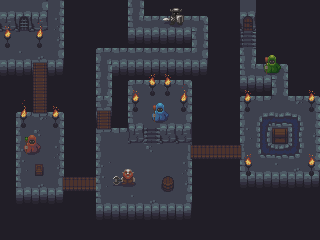

The image is a tile-based game level rendered from a .tmx file. Its description and source (layers, tilesets, objects; grid data summarised) follow:
An orthogonal 20x15 tile map with 16x16 px tiles, 6 tile layers (Background, Geometry, Geometry2, Bridges, ...), 1 hidden layer not drawn and 16 objects (12x Emitter, bridge4, bridge3, bridge2, bridge1).

<map version="1.0" orientation="orthogonal" renderorder="right-down" width="20" height="15" tilewidth="16" tileheight="16" backgroundcolor="#1e1b23" nextobjectid="22">
 <properties>
  <property name="frameColor" type="color" value="#ff63a4b2" />
  <property name="gridColor" type="color" value="#ff80d1e2" />
  <property name="maxZoom" type="float" value="3.25" />
  <property name="minZoom" type="float" value="0.3" />
  <property name="tileOverlap" type="float" value="3" />
  <property name="worldScale" type="float" value="1.75" />
 </properties>
 <tileset firstgid="1" name="ortho4-16x16" tilewidth="16" tileheight="16" tilecount="552" columns="23">
  <image source="ortho4-16x16.png" trans="5e81a2" width="368" height="384" />
  <terraintypes>
   <terrain name="Stone" tile="39" />
  </terraintypes>
  <tile id="11">
   <properties>
    <property name="type" value="stairs" />
   </properties>
  </tile>
  <tile id="12">
   <properties>
    <property name="type" value="stairs" />
   </properties>
  </tile>
  <tile id="15" terrain=",,,0" />
  <tile id="16" terrain=",,0,0" />
  <tile id="17" terrain=",,0," />
  <tile id="34" terrain="0,0,0," />
  <tile id="35" terrain="0,0,,0" />
  <tile id="36">
   <properties>
    <property name="type" value="stairs" />
   </properties>
  </tile>
  <tile id="38" terrain=",0,,0" />
  <tile id="39" terrain="0,0,0,0" />
  <tile id="40" terrain="0,,0," />
  <tile id="57" terrain="0,,0,0" />
  <tile id="58" terrain=",0,0,0" />
  <tile id="59">
   <properties>
    <property name="type" value="stairs" />
   </properties>
  </tile>
  <tile id="61" terrain=",0,," />
  <tile id="62" terrain="0,0,," />
  <tile id="63" terrain="0,,," />
  <tile id="102">
   <properties>
    <property name="type" value="chest" />
   </properties>
  </tile>
  <tile id="104">
   <properties>
    <property name="breakable" type="bool" value="true" />
    <property name="type" value="chest" />
   </properties>
  </tile>
  <tile id="148">
   <properties>
    <property name="type" value="bridge" />
   </properties>
  </tile>
  <tile id="173">
   <properties>
    <property name="type" value="fire" />
   </properties>
  </tile>
  <tile id="174">
   <properties>
    <property name="type" value="fire" />
   </properties>
   <animation>
    <frame tileid="173" duration="80" />
    <frame tileid="174" duration="80" />
    <frame tileid="175" duration="80" />
   </animation>
  </tile>
  <tile id="175">
   <properties>
    <property name="type" value="fire" />
   </properties>
  </tile>
  <tile id="194">
   <properties>
    <property name="type" value="bridge" />
   </properties>
  </tile>
  <tile id="196">
   <properties>
    <property name="type" value="fire" />
   </properties>
  </tile>
  <tile id="197">
   <properties>
    <property name="type" value="fire" />
   </properties>
   <animation>
    <frame tileid="196" duration="45" />
    <frame tileid="197" duration="60" />
    <frame tileid="198" duration="45" />
   </animation>
  </tile>
  <tile id="198">
   <properties>
    <property name="type" value="fire" />
   </properties>
  </tile>
  <tile id="220">
   <properties>
    <property name="type" value="fire" />
   </properties>
   <animation>
    <frame tileid="173" duration="150" />
    <frame tileid="220" duration="150" />
    <frame tileid="221" duration="150" />
   </animation>
  </tile>
  <tile id="221">
   <properties>
    <property name="type" value="fire" />
   </properties>
  </tile>
  <tile id="243">
   <properties>
    <property name="type" value="fire" />
   </properties>
   <animation>
    <frame tileid="243" duration="150" />
    <frame tileid="196" duration="150" />
    <frame tileid="244" duration="150" />
   </animation>
  </tile>
  <tile id="244">
   <properties>
    <property name="type" value="fire" />
   </properties>
  </tile>
  <tile id="340">
   <properties>
    <property name="walkable" type="bool" value="true" />
    <property name="weight" type="float" value="1" />
   </properties>
  </tile>
  <tile id="341">
   <properties>
    <property name="walkable" type="bool" value="true" />
    <property name="weight" type="float" value="20" />
   </properties>
  </tile>
  <tile id="342">
   <properties>
    <property name="walkable" type="bool" value="true" />
    <property name="weight" type="float" value="-20" />
   </properties>
  </tile>
 </tileset>
 <layer name="Background" width="20" height="15">
  <properties>
   <property name="gridColor" value="#e42020" />
  </properties>
  <data>[300 cells, 300 non-empty, 1 distinct tile ids]</data>
 </layer>
 <layer name="Geometry" width="20" height="15">
  <data>[300 cells, 142 non-empty, 56 distinct tile ids]</data>
 </layer>
 <layer name="Geometry2" width="20" height="15">
  <data>[300 cells, 23 non-empty, 15 distinct tile ids]</data>
 </layer>
 <layer name="Bridges" width="20" height="15">
  <data>[300 cells, 16 non-empty, 6 distinct tile ids]</data>
 </layer>
 <layer name="Objects" width="20" height="15">
  <data>[300 cells, 33 non-empty, 10 distinct tile ids]</data>
 </layer>
 <layer name="Enemies" width="20" height="15">
  <data>[300 cells, 20 non-empty, 20 distinct tile ids]</data>
 </layer>
 <layer name="Graph" width="20" height="15" visible="0">
  <properties>
   <property name="buildGraph" type="bool" value="true" />
   <property name="walkableIDs" value="9,10,11,24,25" />
  </properties>
  <data>[300 cells, 112 non-empty, 3 distinct tile ids]</data>
 </layer>
 <objectgroup name="Locations">
  <properties>
   <property name="lineWidth" type="float" value="1.5" />
  </properties>
  <object id="1" name="bridge4" x="192" y="144" width="48" height="16" />
  <object id="2" name="bridge3" x="96" y="112" width="16" height="16" />
  <object id="3" name="bridge2" x="64" y="176" width="32" height="16" />
  <object id="4" name="bridge1" x="32" y="64" width="16" height="48" />
  <object id="6" name="fire1" type="Emitter" x="4" y="31" width="6" height="6">
   <properties>
    <property name="color" type="color" value="#ffdb4d08" />
    <property name="type" value="fire" />
   </properties>
   <ellipse />
  </object>
  <object id="8" name="fire2" type="Emitter" x="37" y="32" width="6" height="6">
   <properties>
    <property name="color" type="color" value="#ffdb4d08" />
    <property name="type" value="fire" />
   </properties>
   <ellipse />
  </object>
  <object id="9" name="fire3" type="Emitter" x="21" y="112" width="6" height="6">
   <properties>
    <property name="color" type="color" value="#ffdb4d08" />
    <property name="type" value="fire" />
   </properties>
   <ellipse />
  </object>
  <object id="10" name="fire4" type="Emitter" x="53" y="112" width="6" height="6">
   <properties>
    <property name="color" type="color" value="#ffdb4d08" />
    <property name="type" value="fire" />
   </properties>
   <ellipse />
  </object>
  <object id="11" name="fire5" type="Emitter" x="132" y="96" width="6" height="6">
   <properties>
    <property name="color" type="color" value="#ffdb4d08" />
    <property name="type" value="fire" />
   </properties>
   <ellipse />
  </object>
  <object id="12" name="fire6" type="Emitter" x="149" y="80" width="6" height="6">
   <properties>
    <property name="color" type="color" value="#ffdb4d08" />
    <property name="type" value="fire" />
   </properties>
   <ellipse />
  </object>
  <object id="13" name="fire7" type="Emitter" x="164" y="80" width="6" height="6">
   <properties>
    <property name="color" type="color" value="#ffdb4d08" />
    <property name="type" value="fire" />
   </properties>
   <ellipse />
  </object>
  <object id="14" name="fire8" type="Emitter" x="181" y="95" width="6" height="6">
   <properties>
    <property name="color" type="color" value="#ffdb4d08" />
    <property name="type" value="fire" />
   </properties>
   <ellipse />
  </object>
  </objectgroup>
</map>
<!-- 4 of 16 objects omitted -->
